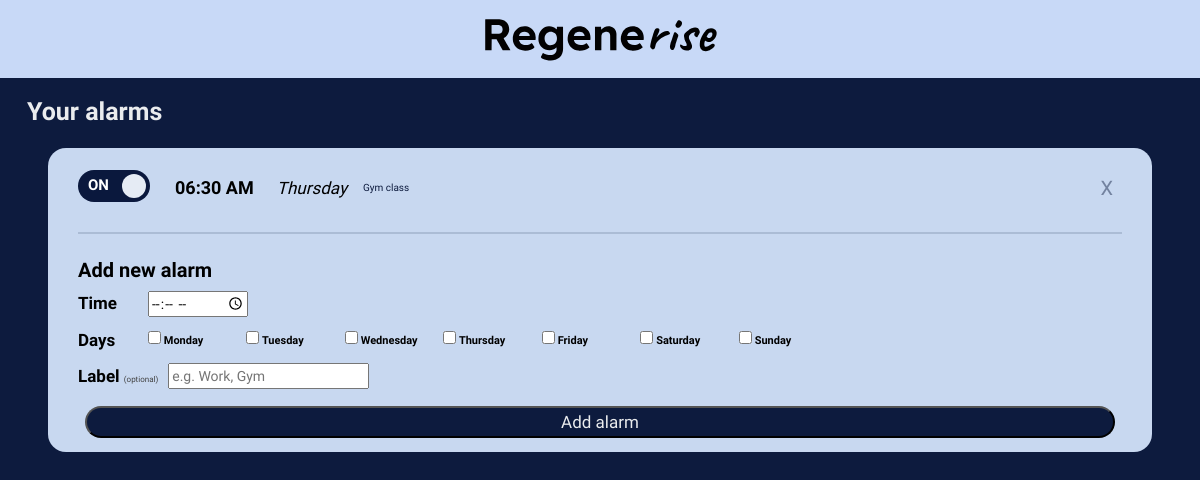
Page /regenerise/alarms on the earlier database version.
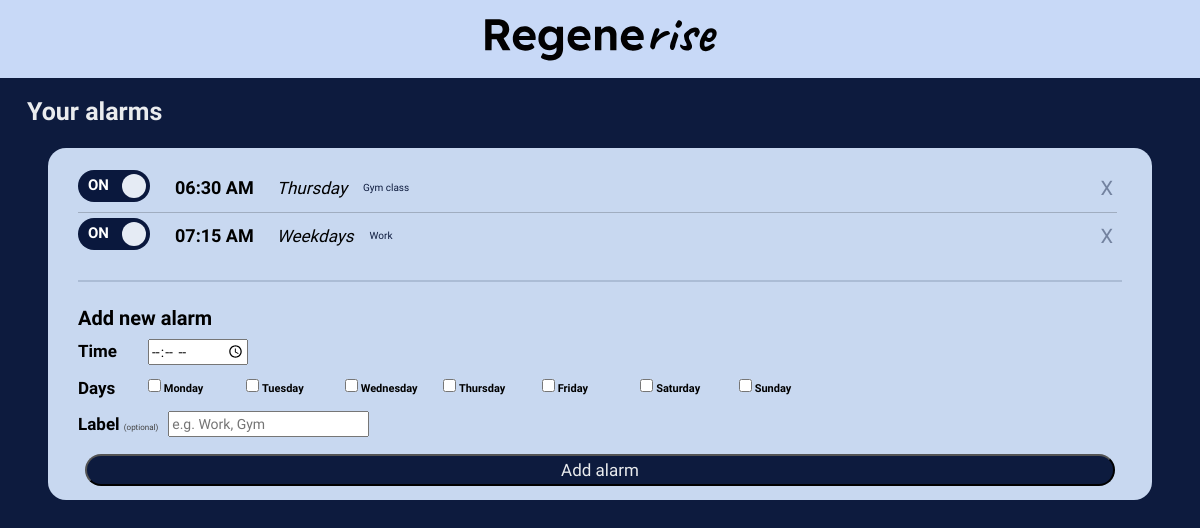
Same page on the later database version.
### backend/api/models.py (models this page shows)
class Alarm(db.Model):
    __tablename__ = "alarms"
    id = db.Column(db.Integer, primary_key=True)
    label = db.Column(db.String(30))
    alarm_time = db.Column(db.Time)
    enabled = db.Column(db.Boolean)
    repeat_days = db.Column(db.String(7))
    created_at = db.Column(db.DateTime)
    device_id = db.Column(db.Integer, db.ForeignKey("devices.id"))
    device = db.relationship("Device", back_populates="alarms")
    alarm_events = db.relationship("AlarmEvent", back_populates="alarm")

### frontend/initial.py (the view)
@app.route('/regenerise/alarms')
def alarmPage():
    alarms = get_alarms_for_display(DEVICE_ID)
    return render_template('alarms.html', alarms=alarms)

### frontend/initial.py (called while the page is built)
def get_alarms_for_display(device_id):
    return(Alarm.query
           .filter_by(device_id=device_id)
           .order_by(Alarm.alarm_time).all())

@app.template_filter('format_days')
def format_days(repeat_days):
    if not repeat_days:
        return 'Once'
    else:
        days = sorted(set(repeat_days)) # removes duplicates and sorts numerically
    if days == ['1', '2', '3', '4', '5']:
        return 'Weekdays'
    elif days == ['6', '7']:
        return 'Weekends'
    elif days == ['1', '2', '3', '4', '5', '6', '7']:
        return 'Everyday'
    else:
        return ', '.join(DAY_MAP[x] for x in days if x in DAY_MAP)

### frontend/templates/alarms.html (shortened to what this page needs)
{% extends "base.html" %}
{% block content %}
<div class="greeting-row">
    <h2 class="greeting-text">Your alarms</h2>
</div>
<div class="main-boxes">
    <div class="rg-box alarms-box">
        {% if alarms %}
        <ul class="alarm-list alarms-full-list">
            {% for alarm in alarms %}
            <li class="alarm-row">
                <form method="POST" action="/regenerise/alarms/toggle/{{ alarm.id }}">
                    <label class="toggle-switch">
                        <span class="toggle-track">
                            <span class="toggle-label-on">ON</span>
                            <span class="toggle-thumb"></span>
                        </span>
                    </label>
                </form>
                <span class="alarm-time">
                    {{ alarm.alarm_time.strftime('%I:%M %p') if alarm.alarm_time else '--:--' }}
                </span>
                <span class="alarm-days">{{ alarm.repeat_days | format_days }}</span>
                {% if alarm.label %}
                    <span class="alarm-label-tag">{{ alarm.label }}</span>
                {% endif %}
                <form method="POST" action="/regenerise/alarms/delete/{{ alarm.id }}" class="alarm-delete-form">
                    <button type="submit" class="alarm-delete-btn" title="Delete alarm">X</button>
                </form>
            </li>
            {% endfor %}
        </ul>
        {% else %}
            <p class="no-alarms-msg">No alarms set yet.</p>
        {% endif %}
         <div class="add-alarm-section">
            <h4 class="box-title">Add new alarm</h4>
            <form method="POST" action="/regenerise/alarms/add" class="add-alarm-form">
                <div class="alarm-form-row">
                    <label class="alarm-form-label">Time</label>
                    <input type="time" name="alarm_time" class="alarm-input alarm-time-input" required>
                </div>
                <div class="alarm-form-row">
                    <label class="alarm-form-label">Days</label>
                    <div class="day-checkboxes">
                        {% for num, day in [('1','Monday'), ('2','Tuesday'), ('3','Wednesday'), ('4','Thursday'), ('5','Friday'), ('6','Saturday'), ('7','Sunday')] %}
                        <label class="day-label">
                            <input type="checkbox" name="days" value="{{ num }}">
                            <span class="day-bubble">{{ day }}</span>
                        </label>
                        {% endfor %}
                    </div>
                </div>
                <div class="alarm-form-row">
                    <label class="alarm-form-label">Label <span class="optional-tag">(optional)</span></label>
                    <input type="text" name="label" class="alarm-input alarm-label-input" placeholder="e.g. Work, Gym" maxlength="30">
                </div>
                <button type="submit" class="alarm-add-btn">Add alarm</button>
            </form>
         </div>
    </div>
</div>
{% endblock %}

### frontend/templates/base.html (shortened to what this page needs)
{% extends "bootstrap/base.html" %}
{% block styles %}
    {{ super() }}
    <link rel="stylesheet" href="{{ url_for('static', filename='regenerisestyle.css') }}">
{% endblock %}
{% block navbar %}
<nav class="rg-navbar">
    <div class="text-center">
        <a href="/"><img src="{{ url_for('static', filename='regeneriselogo.svg') }}" alt="Regenerise" class="logo-img"></a>
    </div>
</nav>
{% endblock %}

### frontend/static/regenerisestyle.css (style rules this page uses)
:root { --bg-dark: #0d1b3e; --bg-box: #c8d8f0; --bg-navbar: #c8d9f7; --white-text: #eaecee; --black-text: #000000; --toggle-on: #0a183d; --toggle-off: #909090; --goal-button: #0a183d; --lighter-box: #e5ebf4; --help-grey: #424242; --radius-box: 18px; --radius-btn: 50px; }
body { background-color: var(--bg-dark); font-family: 'Lexend', Verdana, Geneva, Tahoma, sans-serif; color: var(--black-text); min-height: 100vh; display: flex; flex-direction: column; }
.main-boxes { padding: 0rem 3.8rem; }
.rg-navbar { background-color: var(--bg-navbar); padding: 0.9rem 1.5rem; text-align: center; }
.logo-img { max-height: 60px; padding: 0.5rem; }
.greeting-row { padding: 2rem 2.7rem 1.2rem 2.7rem; display: flex; justify-content: space-between; }
.greeting-text { color: var(--white-text); font-size: 2.5rem; font-weight: 700; margin: 0; }
.rg-box { background-color: var(--bg-box); border-radius: var(--radius-box); padding: 0.7rem 3rem; color: var(--black-text); }
.box-title { font-size: 2rem; font-weight: 700; color: var(--black-text); margin-bottom: 1rem; }
.alarm-list { list-style: none; padding: 0; margin: 0; }
.alarm-list li { display: flex; padding: 0.5rem 0rem; align-items: center; }
.alarm-time { padding: 0rem 1.3rem 0rem 1.5rem; font-size: 1.8rem; font-weight: 600; }
.alarm-days { padding: 0rem; font-size: 1.7rem; font-style: italic; }
.alarms-box { margin: 1rem; }
.alarms-full-list { list-style: none; padding: 0; margin: 1rem 0.5rem 2rem 0; }
.alarm-row { display: flex; align-items: center; gap: 1rem; padding: 0.75rem 0; border-bottom: 1.5px solid rgba(0, 0, 0, 0.2); flex-wrap: wrap; }
.alarm-row:last-child { border-bottom: none; }
.alarm-label-tag { font-size: 1rem; border-radius: 20px; padding: 0.2rem 0.6rem; color: var(--bg-dark); }
.alarm-delete-form { margin-left: auto; }
.alarm-delete-btn { background: transparent; border: none; color: var(--bg-dark); font-size: 2rem; opacity: 0.45; padding: 0.2rem 0.4rem; border-radius: 4px; transition: opacity 0.15s; }
.add-alarm-section { border-top: 2px solid rgba(13, 27, 62, 0.15); padding-top: 1.5rem; margin-top: 0.5rem; }
.add-alarm-form { display: flex; flex-direction: column; gap: 1rem; }
.alarm-form-row { display: flex; align-items: center; gap: 1rem; flex-wrap: wrap; }
.alarm-form-label { font-weight: 600; font-size: 1.7rem; min-width: 60px; margin: 0; }
.optional-tag { font-weight: 400; font-size: 0.8rem; color: var(--help-grey); }
.alarm-add-btn { background-color: var(--bg-dark); color: var(--white-text); font-size: 1.7rem; border-radius: var(--radius-btn); margin: 0.7rem; padding: 0.2rem; }
.toggle-switch { position: relative; display: inline-flex; align-items: center; cursor: pointer; margin: 0; flex-shrink: 0; }
.toggle-track { display: flex; align-items: center; width: 72px; height: 32px; border-radius: 50px; background-color: var(--toggle-off); position: relative; transition: background-color 0.25s; cursor: pointer; }
.toggle-switch input:checked ~ .toggle-track { background-color: var(--toggle-on); }
.toggle-thumb { position: absolute; width: 24px; height: 24px; border-radius: 50%; background-color: var(--lighter-box); left: 4px; transition: left 0.25s; }
.toggle-switch input:checked ~ .toggle-track .toggle-thumb { left: 44px; }
.toggle-label-on, .toggle-label-off { position: absolute; font-size: 1.5rem; font-weight: 700; color: #ffffff; pointer-events: none; user-select: none; }
.toggle-label-on { left: 10px; opacity: 0; }
.toggle-switch input:checked ~ .toggle-track .toggle-label-on { opacity: 1; }
.day-label { width: 95px; font-size: 1.1rem; font-weight: 600; }

Differences in the rows shown:
added Alarm: alarm_time "07:15 AM", repeat_days "Weekdays", label "Work"
